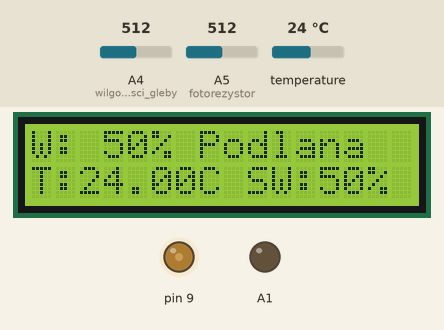
A sketch run on a simulated Arduino Uno, built with avr-gcc and run on an emulated ATmega328P. On the bench: 16×2 character LCD, output pins drawn as LEDs (lit = HIGH). The inputs (shaded band) are chosen by the test bench; at power-on: A5 (fotorezystor) = 512, temperature 24 °C, A4 (wilgotnosci_gleby) = 512.

Above: at 1.2 s.
1.3 s: A5 (fotorezystor) set to 66
At 5.2 s:
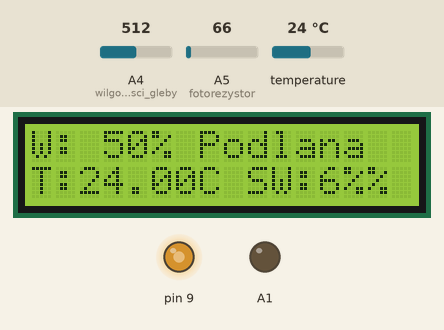
6.2 s: temperature set to 10.6 °C
At 9.4 s:
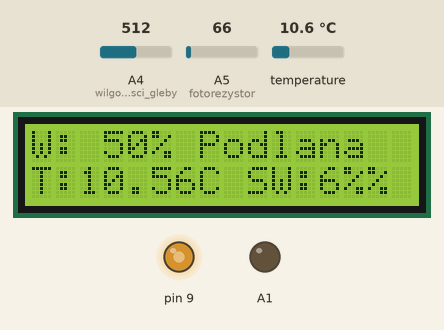
11.1 s: temperature set to 9.3 °C
At 13.5 s:
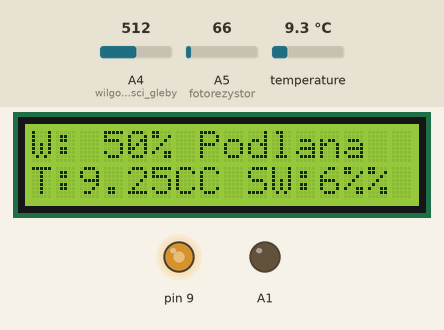
16.0 s: A4 (wilgotnosci_gleby) set to 611
At 20.7 s:
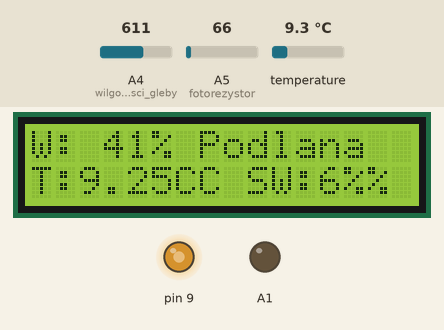
21.1 s: A4 (wilgotnosci_gleby) set to 638
At 24.8 s:
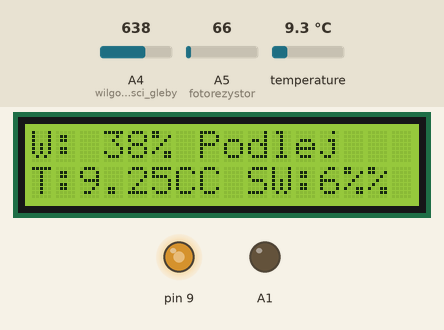
26.0 s: A5 (fotorezystor) set to 94
At 27.8 s:
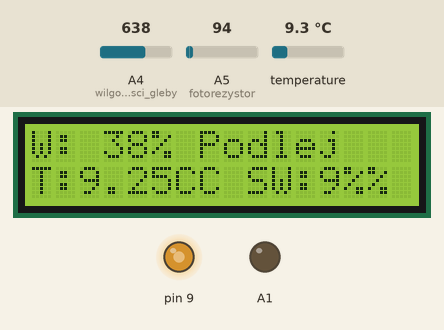
30.9 s: A5 (fotorezystor) set to 112
Timing chart, 0 to 33.9 s (numbered marks = the images above; inputs shaded):
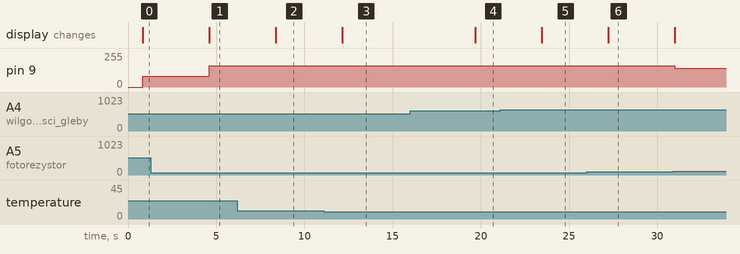

Measured:
- the behaviour switches between 10 and 9.9 °C on temperature (found by bisection; images 2 and 3)
- the behaviour switches between 624 and 625 on A4 (wilgotnosci_gleby) (found by bisection; images 4 and 5)
- after the input at 1.3 s, pin 9: 80/255 → 160/255 after 3.3 s; the display: changes after 3.3 s (image 1)
- after the input at 6.2 s, the display: changes after 2.2 s (image 2)
- after the input at 11.1 s, the display: changes after 1.1 s (image 3)
- after the input at 16.0 s, the display: changes after 3.7 s (image 4)
- after the input at 21.1 s, the display: changes after 2.4 s (image 5)
- after the input at 26.0 s, the display: changes after 1.2 s (image 6)
- after the input at 30.9 s, pin 9: 160/255 → 140/255 after 0.10 s

The sketch:

main.ino
```cpp
#include <LiquidCrystal.h>
#include <OneWire.h>
#include <DallasTemperature.h>

#define ONE_WIRE_BUS 12

// Setup OneWire
OneWire oneWire(ONE_WIRE_BUS);
DallasTemperature sensors(&oneWire);

// deklaracja portów LCD:
LiquidCrystal lcd (2, 3, 4, 5, 6, 7);

void setup() {
Serial.begin(9600);
// biblioteka czujnik temperatury
sensors.begin();
setPwmFrequency(9, 64);
// lcd start:
lcd.begin (16,2);
lcd.clear();
// czujniki:
pinMode(A5, INPUT); // fotorezystor
pinMode(A4, INPUT); // wilgotnosci gleby
// piny do płytek:
pinMode(A1, OUTPUT);
// pin do wysyłania info do płytki:
pinMode(9, OUTPUT);
}

void loop() {

  // odczyt temperatury:
  sensors.requestTemperatures();

  // wyświetl temperature:
  lcd.setCursor(0,1);
  lcd.print("T:");
  lcd.print(sensors.getTempCByIndex(0));
  //lcd.print((int)tempKoncowa);
  lcd.print("C");

  // odczyt natężenia świtała:
  int odczytRezyst = analogRead(A5);
  int NatSwiatla = map(odczytRezyst, 0, 1023, 0, 100); // pokazanie wartości w %

  // wyświetl nateżenie swiatła:
  lcd.setCursor(8, 1);
  lcd.print(" SW:");
  lcd.print(NatSwiatla);
  lcd.print("%");

    // Sterowanie jasnością światła w zależności od natężenia światła: (nie można dawać zera), 1,7[V] = zaczyna świecić, 3[V] = maksymalnie
  if (NatSwiatla >= 50) {
    analogWrite(9, 80);
  } else if (NatSwiatla <= 49 && NatSwiatla >= 40) {
    analogWrite(9, 100);
  }else if (NatSwiatla <= 39 && NatSwiatla >= 30) {
    analogWrite(9, 120);
  } else if (NatSwiatla <= 29 && NatSwiatla >= 20) {
    analogWrite(9, 130);
  } else if (NatSwiatla <= 19 && NatSwiatla >= 10) {
    analogWrite(9, 140);
  } else if (NatSwiatla <= 9 && NatSwiatla >= 0) {
    analogWrite(9, 160);
  }

  //odczyt wilgotności gleby:
  int wilGleb = analogRead(A4);
  int wilGlebProc = map(wilGleb, 0, 1023, 0, 100); // pokazanie wartości w %
  int wilGlebProcPopr = 100 - wilGlebProc; // odwrócenie wartości

  //wyświetl wilgotnosc gleby:
  lcd.setCursor(0,0);
  lcd.print("W: ");
  lcd.print(wilGlebProcPopr);
  lcd.print("% ");

  lcd.setCursor(7, 0);
  lcd.print("");

  if (wilGlebProcPopr >= 76)
  {
    lcd.print("Przelana ");
  } else if (wilGlebProcPopr <= 75 && wilGlebProcPopr >= 40)
  {
    lcd.print("Podlana");
  } else if (wilGlebProcPopr <= 50)
  {
    lcd.print("Podlej ");
  }
  // opóźnienie
  delay(3000);
  }

// Funkcja PWM:
void setPwmFrequency(int pin, int divisor) {
  byte mode;
  if (pin == 9 || pin == 10) {
    switch (divisor) {
      case 1: mode = 0x01; break;
      case 8: mode = 0x02; break;
      case 64: mode = 0x03; break;
      case 256: mode = 0x04; break;
      case 1024: mode = 0x05; break;
      default: return;
    }
    TCCR1B = TCCR1B & 0b11111000 | mode;
  }
}
```
